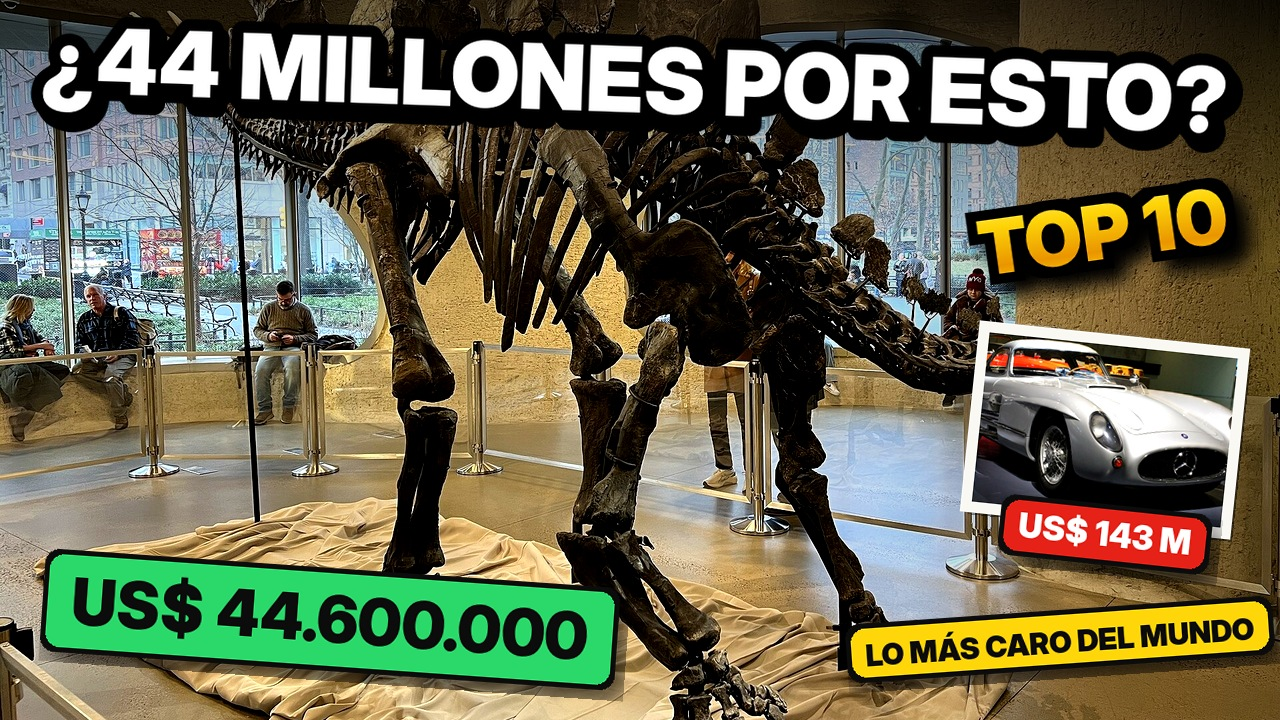
#> input picture examples/top10-cosas-caras/exports/miniatura_c.jpg, 1280 x 720 px, given in place of salvator.jpg, which was not available
$ python thumbnail_b.py
#> lines starting #> are read from the running program, lines starting #| are printed output that depends on the picture; after the words box and inside, x2 and y2 are one past the last pixel; in counts of white or black regions, pixels touching at a corner belong together
### examples/top10-cosas-caras/tools/thumbnail.py
"""YouTube thumbnail for "Top 10 cosas más caras": three real record items as photo cards with price stickers.

Real photos (Wikimedia Commons / StockSnap); no AI. usage: python3 tools/thumbnail.py
"""
import os

import numpy as np
from PIL import Image, ImageDraw, ImageFilter, ImageFont

import thumblib as L

ROOT, P, BLACK = L.ROOT, L.P, L.BLACK
W, H = 1280, 720
YEL, RED, GRN, WHT, INK = (255, 214, 10), (230, 33, 23), (43, 217, 107), (255, 255, 255), (12, 12, 12)


# [11 lines left out: function background, not called in this run]


def card(name, w, h, crop=None, border=10, frame=(250, 248, 242)):
#> called with name = 'salvator', w = 250, h = 330, crop = (0, 60, 1280, 1760), border = 10, frame = (250, 248, 242)
    im = Image.open(P + name + ".jpg").convert("RGB")
#> im is the input picture: PIL image 1280x720 RGB; mean R, G, B 104.6, 102.7, 79.6
    if crop:
        im = im.crop(crop)
#> im: PIL image 1280x1700 RGB
    s = max(w / im.width, h / im.height)
#> s = 0.195
    im = im.resize((int(im.width * s) + 1, int(im.height * s) + 1), Image.LANCZOS)
#> im: PIL image 251x333 RGB
    x0, y0 = (im.width - w) // 2, (im.height - h) // 2
#> x0 = 0; y0 = 1
    im = im.crop((x0, y0, x0 + w, y0 + h))
#> im: PIL image 250x330 RGB
    im = L.punch(im.convert("RGBA"), sat=1.25, con=1.12, bright=1.06)
    c = Image.new("RGBA", (w + 2 * border, h + 2 * border), frame + (255,))
    c.alpha_composite(im, (border, border))
    return L.outline(c, width=1, color=frame)


def sticker(text, size, bg, fg, pad=(22, 10)):
    f = ImageFont.truetype(BLACK, size)
    b = f.getbbox(text)
    im = Image.new("RGBA", (b[2] + 2 * pad[0], b[3] - b[1] + 2 * pad[1] + 6), (0, 0, 0, 0))
    d = ImageDraw.Draw(im)
    d.rounded_rectangle([0, 0, im.width - 1, im.height - 1], radius=14, fill=bg + (255,))
    d.text((pad[0], pad[1] - b[1] + 2), text, font=f, fill=fg)
    return L.outline(im, width=5, color=INK)


# [21 lines left out: function main, not called in this run]


# [2 lines that do not run on import are left out]

### examples/top10-cosas-caras/tools/thumblib.py
"""Thumbnail helpers (burst background, gold text, outlines, cut-outs) shared with the earlier top 10 video.

Cut-outs use OpenCV GrabCut (classic segmentation, no AI). usage: python3 tools/thumbnail_v2.py
"""
import math
import os

import cv2
import numpy as np
from PIL import Image, ImageDraw, ImageFilter, ImageFont

ROOT = os.path.dirname(os.path.dirname(os.path.abspath(__file__)))
P = os.path.join(ROOT, "photos") + "/"
W, H = 1280, 720
BLACK = "/usr/share/fonts/opentype/inter/InterDisplay-Black.otf"


# [12 lines left out: function cutout, not called in this run]


def punch(im, sat=1.35, con=1.15, bright=1.05):
    """Thumbnail-style colour: more saturation and contrast."""
#> called with sat = 1.25, con = 1.12, bright = 1.06
    a = np.asarray(im).astype(np.float32)
    rgb, alpha = a[..., :3] / 255, a[..., 3:]
#> alpha: shape (330, 250, 1) float32; every value is 255
    lum = rgb @ np.array([0.299, 0.587, 0.114], np.float32)
    rgb = lum[..., None] + (rgb - lum[..., None]) * sat
    rgb = np.clip(((rgb - 0.5) * con + 0.5) * bright, 0, 1)
    return Image.fromarray(np.concatenate([rgb * 255, alpha], -1).astype(np.uint8))


def outline(im, width=10, color=(255, 255, 255)):
    """Thick sticker-style outline plus a soft drop shadow behind a cut-out."""
#> called with width = 1, color = (250, 248, 242)
    pad = width * 3
    a = im.getchannel("A")
#> a: PIL image 270x350 L; every value is 255
    big = Image.new("L", (im.width + 2 * pad, im.height + 2 * pad), 0)
#> big: PIL image 276x356 L; every value is 0
    big.paste(a, (pad, pad))
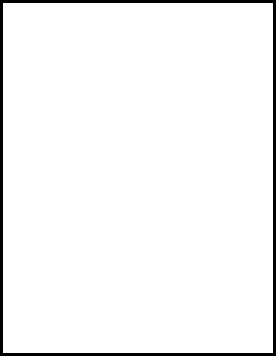
#> big: PIL image 276x356 L; 96.2% white; 1 black region, box (x1, y1, x2, y2) and area: (0, 0, 276, 356) 3756
    ring = big.filter(ImageFilter.MaxFilter(2 * width + 1))
#> ring: PIL image 276x356 L; 97.4% white; 1 black region, box (x1, y1, x2, y2) and area: (0, 0, 276, 356) 2512
    out = Image.new("RGBA", big.size, (0, 0, 0, 0))
#> out: PIL image 276x356 RGBA; every value is 0
    sh = Image.new("RGBA", big.size, (0, 0, 0, 0))
    sh.putalpha(ring.filter(ImageFilter.GaussianBlur(14)).point(lambda v: int(v * 0.75)))
    out.alpha_composite(sh, (10, 14))
    stroke = Image.new("RGBA", big.size, color + (255,))
    stroke.putalpha(ring)
    out.alpha_composite(stroke)
    out.alpha_composite(im, (pad, pad))
    return out


# [36 lines left out: functions burst_bg, gold_text, not called in this run]


def plain_text(text, size, fill, stroke=9):
    f = ImageFont.truetype(BLACK, size)
    l, tp, r, b = f.getbbox(text, stroke_width=stroke)
    im = Image.new("RGBA", (r + 20, b + 20), (0, 0, 0, 0))
    d = ImageDraw.Draw(im)
    d.text((10 + 6, 10 + 8), text, font=f, fill=(0, 0, 0), stroke_width=stroke, stroke_fill=(0, 0, 0))
    d.text((10, 10), text, font=f, fill=fill, stroke_width=stroke, stroke_fill=(0, 0, 0))
    return im


def put(canvas, im, cx, cy, scale=1.0, rot=0.0):
    if scale != 1:
        im = im.resize((int(im.width * scale), int(im.height * scale)), Image.LANCZOS)
    if rot:
        im = im.rotate(rot, expand=True, resample=Image.BICUBIC)
    canvas.alpha_composite(im, (int(cx - im.width / 2), int(cy - im.height / 2)))

### examples/top10-cosas-caras/tools/thumbnail_b.py
"""Thumbnail B: the Salvator Mundi story, "45 LIBRAS" (1958) vs "450 MILLONES" (2017) with a rising arrow.

Real photos only (public-domain painting). usage: python3 tools/thumbnail_b.py
"""
import os

import numpy as np
from PIL import Image, ImageDraw, ImageFilter

import thumblib as L
from thumbnail import BLACK, GRN, INK, P, RED, ROOT, WHT, YEL, card, sticker

W, H = 1280, 720


def split_bg():
    """Cold grey on the left (1958), hot gold on the right (2017)."""
    yy, xx = np.mgrid[0:H, 0:W].astype(np.float32)
    left = np.array([40, 44, 52], np.float32)
    right = np.array([120, 80, 8], np.float32)
    t = np.clip((xx - 420) / 500, 0, 1)[..., None]
    base = left * (1 - t) + right * t
    glow = np.exp(-(((xx - 900) / 380) ** 2 + ((yy - 380) / 260) ** 2))[..., None] * np.array([150, 110, 20], np.float32)
    vig = 1 - 0.45 * np.clip(np.hypot((xx - W / 2) / (W / 2), (yy - H / 2) / (H / 2)) - 0.5, 0, 1)[..., None]
    return Image.fromarray(np.clip((base + glow) * vig, 0, 255).astype(np.uint8)).convert("RGBA")


def arrow(w, h, color):
    im = Image.new("RGBA", (w, h), (0, 0, 0, 0))
    d = ImageDraw.Draw(im)
    pts = [(0, h * 0.78), (w * 0.62, h * 0.30), (w * 0.55, h * 0.18), (w, 0), (w * 0.86, h * 0.42), (w * 0.76, h * 0.34),
           (w * 0.10, h)]
    d.polygon(pts, fill=color + (255,))
    return L.outline(im, width=6, color=INK)


def main():
    cv = split_bg()
    old = card("salvator", 250, 330, crop=(0, 60, 1280, 1760))
    old = Image.fromarray(np.asarray(old.convert("LA").convert("RGBA")))  # 1958: black and white, small
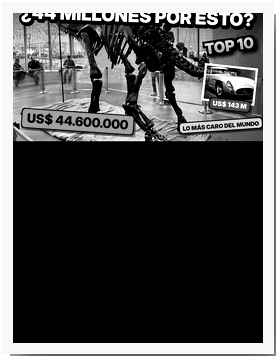
#> old: PIL image 276x356 RGBA; mean R, G, B, A 68.9, 68.9, 68.9, 250.3; transparent parts drawn white
    L.put(cv, old, 230, 420, 1.0, -6)
#> in put, `im = im.rotate(rot, expand=True, resample=Image.BICUBIC)`:
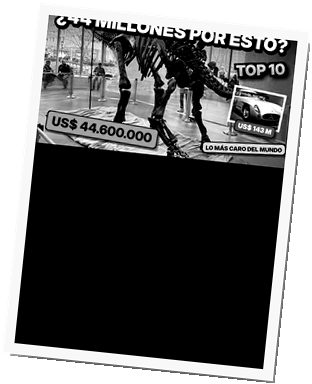
#> im: PIL image 312x384 RGBA; mean R, G, B, A 57.3, 57.3, 57.3, 205.2; transparent parts drawn white
#> in put, `canvas.alpha_composite(im, (int(cx - im.width / 2), int(cy - im.height..`:
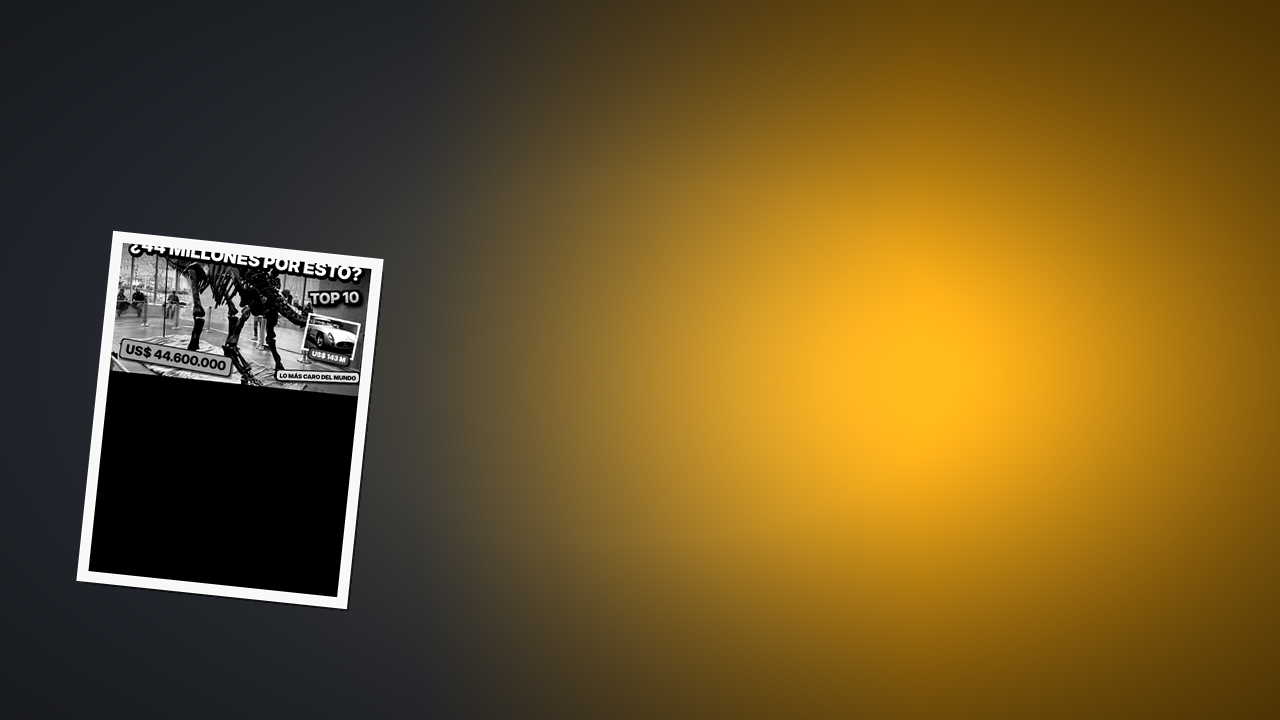
#> canvas: PIL image 1280x720 RGBA; mean R, G, B, A 110.5, 84.9, 34.3, 255
    paint = card("salvator", 370, 490, crop=(0, 60, 1280, 1760), border=16, frame=(214, 168, 60))
#> call 2 of card, with name = 'salvator', w = 370, h = 490, crop = (0, 60, 1280, 1760), border = 16, frame = (214, 168, 60)
#> call 2 of punch, with sat = 1.25, con = 1.12, bright = 1.06
#> in punch (call 2), `rgb, alpha = a[..., :3] / 255, a[..., 3:]`: alpha: shape (490, 370, 1) float32; every value is 255
#> in punch (call 2), `rgb = np.clip(((rgb - 0.5) * con + 0.5) * bright, 0, 1)`:
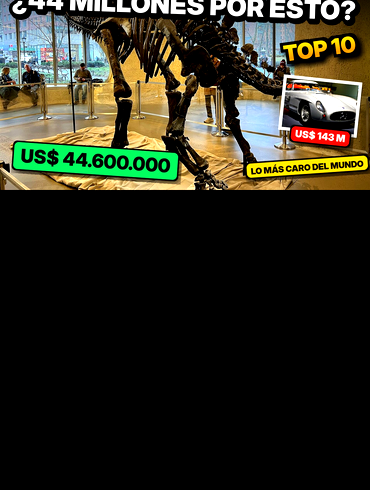
#> rgb: shape (490, 370, 3) float32; mean R, G, B 0.173, 0.172, 0.119
#> in card (call 2), `c.alpha_composite(im, (border, border))`:
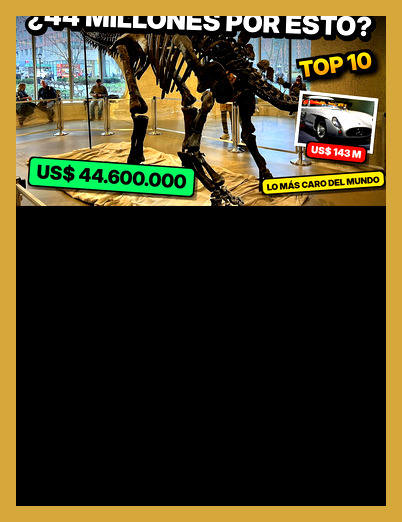
#> c: PIL image 402x522 RGBA; mean R, G, B, A 67, 60.6, 34.3, 255
#> call 2 of outline, with width = 1, color = (214, 168, 60)
#> in outline (call 2), `a = im.getchannel("A")`: a: PIL image 402x522 L; every value is 255
#> in outline (call 2), `big = Image.new("L", (im.width + 2 * pad, im.height + 2 * pad), 0)`: big: PIL image 408x528 L; every value is 0
#> in outline (call 2), `big.paste(a, (pad, pad))`: big: PIL image 408x528 L; 97.4% white; 1 black region, box (x1, y1, x2, y2) and area: (0, 0, 408, 528) 5580
#> in outline (call 2), `ring = big.filter(ImageFilter.MaxFilter(2 * width + 1))`: ring: PIL image 408x528 L; 98.3% white; 1 black region, box (x1, y1, x2, y2) and area: (0, 0, 408, 528) 3728
#> in outline (call 2), `out = Image.new("RGBA", big.size, (0, 0, 0, 0))`: out: PIL image 408x528 RGBA; every value is 0
#> in outline (call 2), `out.alpha_composite(sh, (10, 14))`:
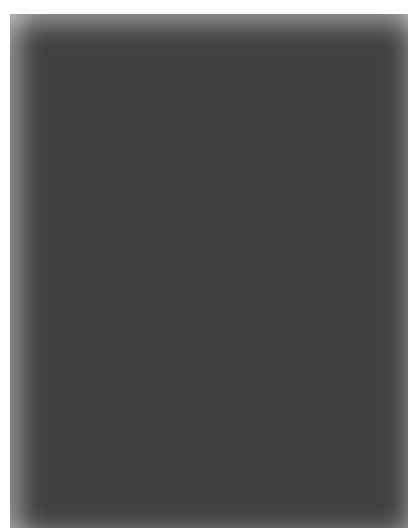
#> out: PIL image 408x528 RGBA; mean R, G, B, A 0, 0, 0, 175.5; transparent parts drawn white
    L.put(cv, paint, 930, 400, 1.0, 3)
    L.put(cv, arrow(330, 230, GRN), 560, 380, 1.0, 0)
    L.put(cv, sticker("1958: 45 LIBRAS", 40, WHT, INK), 230, 625, 1.0, -4)
    L.put(cv, sticker("US$ 450 MILLONES", 58, GRN, INK, pad=(22, 10)), 930, 655, 1.0, -3)
    head = L.plain_text("LA MISMA PINTURA", 92, YEL, stroke=12)
    L.put(cv, head, 640, 82, min(1.0, 1180 / head.width), -2)
    out = os.path.join(ROOT, "exports", "miniatura_b.jpg")
    cv.convert("RGB").save(out, quality=93)
    print("thumbnail ->", out)


if __name__ == "__main__":
    main()
